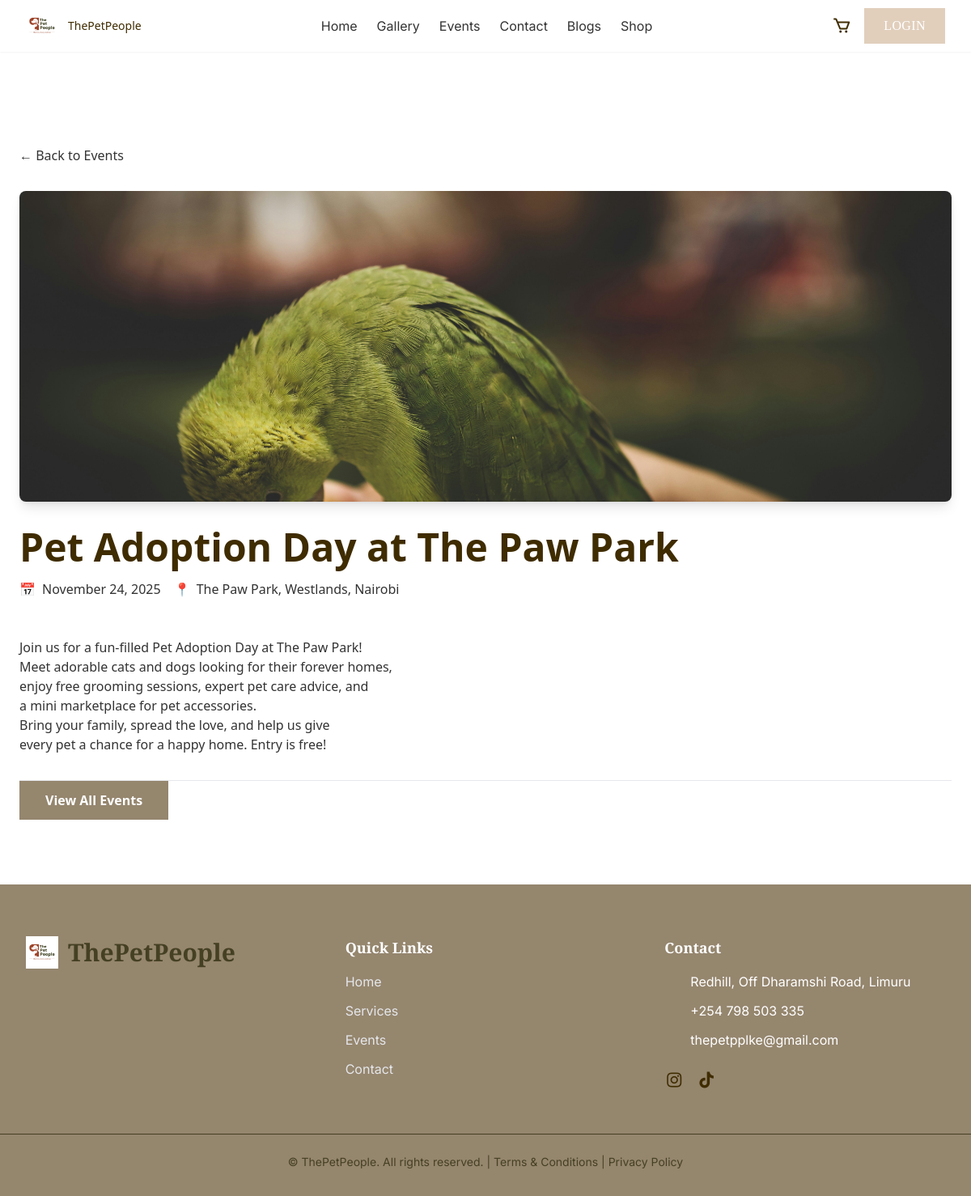
The app's page /events/pet-adoption-day-at-the-paw-park/, older data.
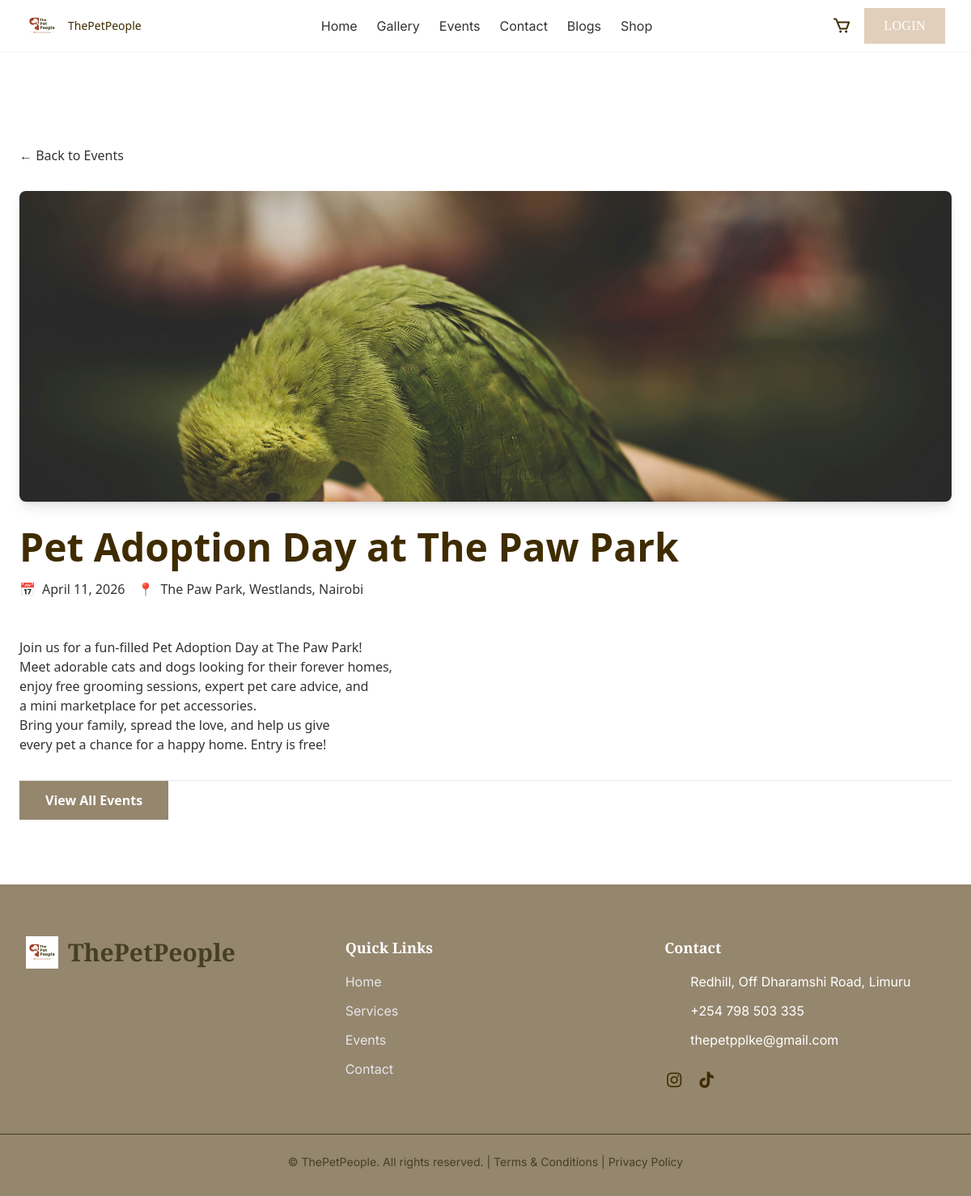
The same page, newer data.
### events/models.py (models this page shows, shortened)
class Event(models.Model):
    title = models.CharField(max_length=200)
    slug = models.SlugField(unique=True)
    date = models.DateField()
    description = models.TextField()
    image = models.ImageField(upload_to='events/', blank=True, null=True)
    location = models.CharField(max_length=255, blank=True)
    created_at = models.DateTimeField(auto_now_add=True)
    is_published = models.BooleanField(default=True)
    class Meta:
        ordering = ['-date']
    def is_upcoming(self):
        return self.date >= timezone.now().date()

### events/views.py (the view)
# urls.py: path('<slug:slug>/', views.event_detail, name='event_detail'),
def event_detail(request, slug):
    event = get_object_or_404(Event, slug=slug, is_published=True)
    return render(request, 'events/event_detail.html', {'event': event})

### shop/context_processors.py (called while the page is built)
def cart_item_count(request):
    if request.user.is_authenticated:
        cart = Cart.objects.filter(user=request.user).first()
        if cart:
            return {'cart_item_count': cart.items.count()}
    return {'cart_item_count': 0}

### events/templates/events/event_detail.html (shortened to what this page needs)
{% extends 'main/base.html' %} {% load static %}  {% block content %}
<section class="py-20 bg-white">
  <div class="max-w-4xl mx-auto px-6">
    <div class="mb-8">
      <a
        href="{% url 'event_list' %}"
        class="text-[var(--club-rust-light)] hover:underline inline-flex items-center"
      >
        ← Back to Events
      </a>
    </div>
    {% if event.image %}
    <div class="mb-8 rounded-lg overflow-hidden shadow-lg">
      <img
        src="{{ event.image.url }}"
        alt="{{ event.title }}"
        class="w-full h-96 object-cover"
      />
    </div>
    {% endif %}
    <h1
      class="text-4xl md:text-5xl font-bold text-[var(--club-dark-brown)] mb-4"
    >
      {{ event.title }}
    </h1>
    <div
      class="flex flex-wrap gap-4 mb-8 pb-4 border-b border-[var(--club-taupe-light)]"
    >
      <div class="flex items-center text-[var(--club-olive-light)]">
        <span class="mr-2">📅</span>
        {{ event.date|date:"F d, Y" }}
      </div>
      {% if event.location %}
      <div class="flex items-center text-[var(--club-olive-light)]">
        <span class="mr-2">📍</span>
        {{ event.location }}
      </div>
      {% endif %}
    </div>
    <div class="prose prose-lg max-w-none text-[var(--club-olive-light)] mb-8">
      {{ event.description|linebreaks }}
    </div>
    <div
      class="flex flex-wrap gap-4 mt-8 pt-8 border-t border-[var(--club-taupe-light)]"
    >
      <a
        href="{% url 'event_list' %}"
        class="inline-block bg-[var(--club-taupe)] hover:bg-[var(--club-rust)] text-white font-semibold py-3 px-8 transition"
      >
        View All Events
      </a>
    </div>
  </div>
</section>
{% endblock %}

### templates/main/base.html (shortened to what this page needs)
{% load static %}
<!doctype html>
<html lang="en">
  <head>
    <link
      href="https://unpkg.com/boxicons@2.1.4/css/boxicons.min.css"
      rel="stylesheet"
    />
    <link
      rel="stylesheet"
      href="https://cdn.jsdelivr.net/npm/swiper@11/swiper-bundle.min.css"
    />
    <link href="{% static 'core/css/output.css' %}" rel="stylesheet" />
  </head>
  <body class="font-sans antialiased min-h-screen flex flex-col">
    {% include "main/partials/navbar.html" %}
    <main class="flex-1">{% block content %}{% endblock %}</main>
    {% include "main/partials/footer.html" %}
  </body>
</html>

### templates/main/partials/navbar.html (shortened to what this page needs)
{% load static %}
<header id="header" class="fixed w-full z-30 top-0 left-0">
  <div
    id="info-bar"
    class="hidden md:flex bg-[var(--club-sand-light)] text-dark text-xs transition-colors duration-300 py-[2px]"
  >
    <div
      class="max-w-7xl mx-auto px-3 sm:px-5 lg:px-8 flex justify-between w-full items-center"
    >
      <div class="flex items-center space-x-3">
        <a
          href="#"
          class="hover:text-[var(--club-rust)] transition"
          aria-label="Facebook"
        >
        </a>
        <a
          href="#"
          class="hover:text-[var(--club-rust)] transition"
          aria-label="Instagram"
        >
        </a>
        <a
          href="#"
          class="hover:text-[var(--club-rust)] transition"
          aria-label="Twitter"
        >
        </a>
      </div>
      <div
        class="hidden sm:flex justify-center text-[10px] text-dark font-['Montserrat']"
      >
      </div>
      <div class="flex items-center space-x-2 font-['Montserrat']">
        <a
          href="tel:+254700123456"
          class="flex items-center space-x-1 hover:text-[var(--club-rust)] transition"
        >
          <span class="text-[11px]">+254 700 123 456</span>
        </a>
      </div>
    </div>
  </div>
  <nav
    id="navbar"
    role="navigation"
    aria-label="Main navigation"
    class="navbar w-full bg-white shadow-sm fixed top-0 z-50"
  >
    <div class="max-w-7xl mx-auto px-4 sm:px-6 lg:px-8">
      <div class="flex justify-between h-16 items-center">
        <a href="{% url 'home' %}" class="flex items-center gap-3">
          <img
            src="{% static 'images/logo_ppl.jpg' %}"
            alt="The Pet People Logo"
            class="h-10 w-10 md:h-12 md:w-12 object-contain"
          />
          <div class="leading-tight">
            <div class="text-sm font-medium text-[var(--club-dark-brown)]">
              ThePetPeople
            </div>
          </div>
        </a>
        <div class="hidden md:flex items-center space-x-6 font-['Inter']">
          {% if request.resolver_match.url_name != 'home' %}
          <a
            href="{% url 'home' %}"
            class="nav-link text-[var(--club-brown-deep)] hover:text-[var(--club-sand)]"
          >
            Home
          </a>
          {% endif %}
          <a
            href="{% url 'gallery' %}"
            class="nav-link text-[var(--club-brown-deep)] hover:text-[var(--club-sand)]"
          >
            Gallery
          </a>
          <a
            href="{% url 'event_list' %}"
            class="nav-link text-[var(--club-brown-deep)] hover:text-[var(--club-sand)]"
          >
            Events
          </a>
          <a
            href="#contact"
            class="nav-link text-[var(--club-brown-deep)] hover:text-[var(--club-sand)]"
          >
            Contact
          </a>
          <a
            href="{% url 'post_list' %}"
            class="nav-link text-[var(--club-brown-deep)] hover:text-[var(--club-sand)]"
          >
            Blogs
          </a>
          <a
            href="{% url 'shop' %}"
            class="nav-link text-[var(--club-brown-deep)] hover:text-[var(--club-sand)]"
          >
            Shop
          </a>
        </div>
        <div class="hidden md:flex items-center space-x-4 font-['Montserrat']">
          <a
            href="{% url 'view_cart' %}"
            class="relative text-[var(--club-dark-brown)] hover:text-[var(--club-rust)] transition"
            aria-label="View Cart"
          >
            <i class="bx bx-cart text-2xl"></i>
          </a>
          <a
            href="#"
            class="inline-block bg-[var(--club-sand-light)] hover:bg-[var(--club-dark-brown)] text-white tracking-wide uppercase py-2.5 px-6 transition duration-300"
            style="border-radius: 0"
          >
            Login
          </a>
        </div>
      </div>
    </div>
  </nav>
</header>

### templates/main/partials/footer.html (shortened to what this page needs)
{% load static %}
<footer class="bg-[var(--club-taupe)] text-gray-200 pt-16 pb-8 font-['Inter']">
  <div
    class="max-w-7xl mx-auto px-6 lg:px-8 grid grid-cols-1 md:grid-cols-3 gap-12"
  >
    <div>
      <div class="flex items-center gap-3 mb-4">
        <img
          src="{% static 'images/logo_ppl.jpg' %}"
          alt="The Pet People Logo"
          class="h-10 w-10 md:h-12 md:w-12 object-contain"
        />
        <h3
          class="text-3xl font-bold text-[var(--club-olive)] font-['Cormorant_Garamond']"
        >
          ThePetPeople
        </h3>
      </div>
    </div>
    <div>
      <h4
        class="text-lg font-semibold text-white mb-4 font-['Cormorant_Garamond']"
      >
        Quick Links
      </h4>
      <ul class="space-y-3">
        <li>
          <a href="#hero" class="hover:text-[var(--club-rust)] transition"
            >Home</a
          >
        </li>
        <li>
          <a href="#services" class="hover:text-[var(--club-rust)] transition"
            >Services</a
          >
        </li>
        <li>
          <a href="#events" class="hover:text-[var(--club-rust)] transition"
            >Events</a
          >
        </li>
        <li>
          <a href="#contact" class="hover:text-[var(--club-rust)] transition"
            >Contact</a
          >
        </li>
      </ul>
    </div>
    <div>
      <h4
        class="text-lg font-semibold text-white mb-4 font-['Cormorant_Garamond']"
      >
        Contact
      </h4>
      <ul class="space-y-3 text-white">
        <li class="flex items-center">
          <span class="ml-2">Redhill, Off Dharamshi Road, Limuru</span>
        </li>
        <li class="flex items-center">
          <span class="ml-2">+254 798 503 335</span>
        </li>
        <li class="flex items-center">
          <span class="ml-2">thepetpplke@gmail.com</span>
        </li>
      </ul>
      <div class="flex space-x-4 mt-6">
        <a
          href="https://www.instagram.com/thepetpeopleke?igsh=MW00NGpnbGhrN2R0NQ%3D%3D&utm_source=qr"
          target="_blank"
          rel="noopener noreferrer"
          class="text-[var(--club-dark-brown)] hover:text-[var(--club-rust)] text-2xl transition"
        >
          <i class="bx bxl-instagram"></i>
        </a>
        <a
          href="https://www.tiktok.com/@thepetpeopleke?_r=1&_t=ZS-95tZgCDjmYm"
          target="_blank"
          rel="noopener noreferrer"
          class="text-[var(--club-dark-brown)] hover:text-[var(--club-rust)] text-2xl transition"
        >
          <i class="bx bxl-tiktok"></i>
        </a>
      </div>
    </div>
  </div>
  <div
    class="border-t border-[var(--club-olive)] mt-12 pt-6 text-center text-[var(--club-olive)] text-sm"
  >
    ©  ThePetPeople. All rights reserved. |
    <a
      href="/terms"
      class="hover:underline hover:text-[var(--club-gold)] transition"
      >Terms & Conditions</a
    >
    |
    <a
      href="/privacy"
      class="hover:underline hover:text-[var(--club-gold)] transition"
      >Privacy Policy</a
    >
  </div>
</footer>

### templates/main/base.html (style rules this page uses)
:root { --club-dark-brown: #3f2c00; --club-dark-brown-light: #827559; --club-olive: #454024; --club-olive-light: #868270; --club-rust: #823210; --club-rust-light: #ad7963; --club-taupe: #95866e; --club-taupe-light: #bab0a0; --club-sand: #d2b699; --club-sand-light: #e1cfbc; }
html { scroll-behavior: smooth; }
.navbar { transition: all 0.3s ease-in-out; }
body { font-family: "Inter", sans-serif; background-color: #fff; color: #333; padding-top: 100px; }

Row changes from the older to the newer data that the page shows:
changed Event "Pet Adoption Day at The Paw Park": date "November 24, 2025" → "April 11, 2026"
